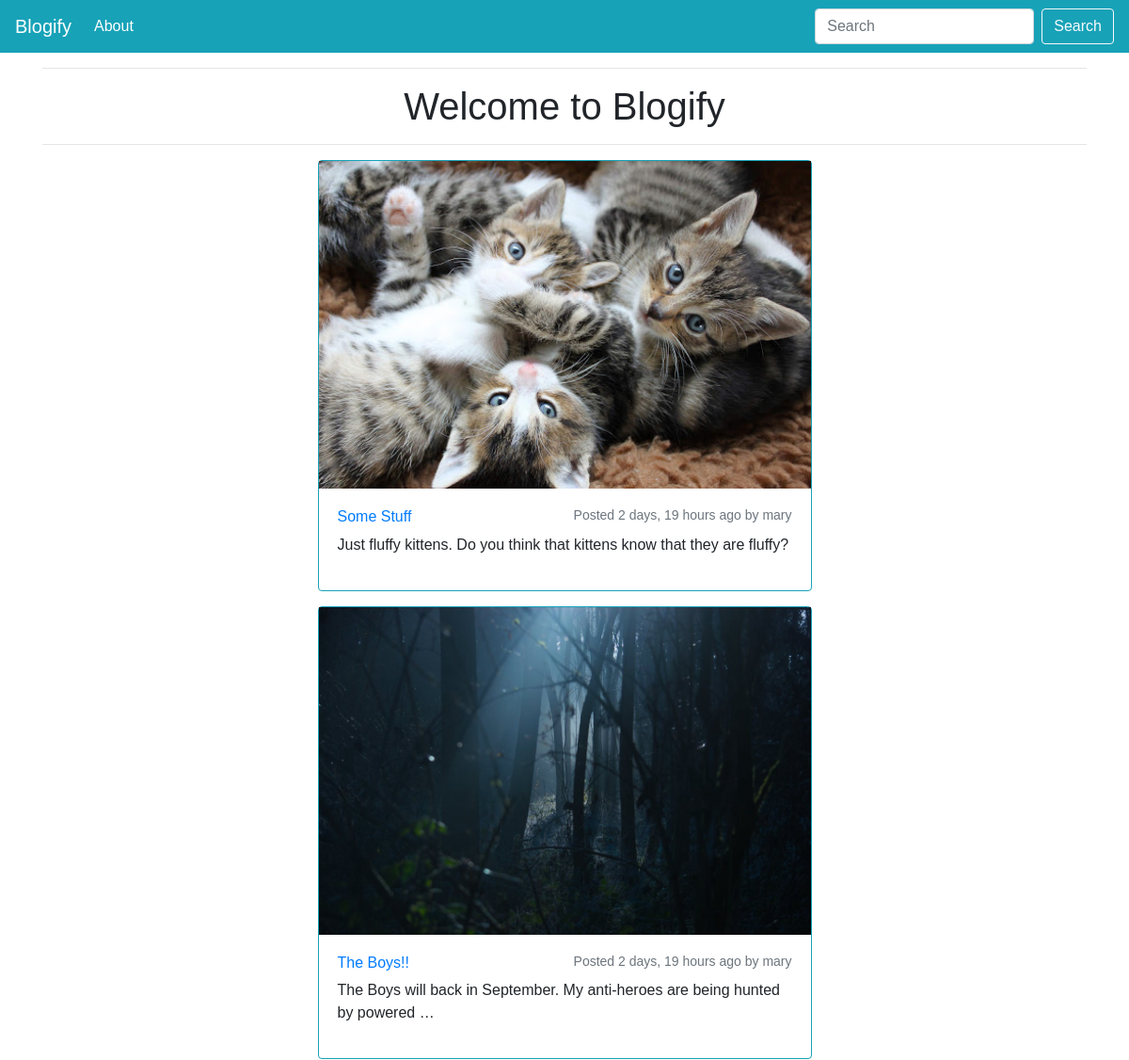
The app's page / (upper part), older data.
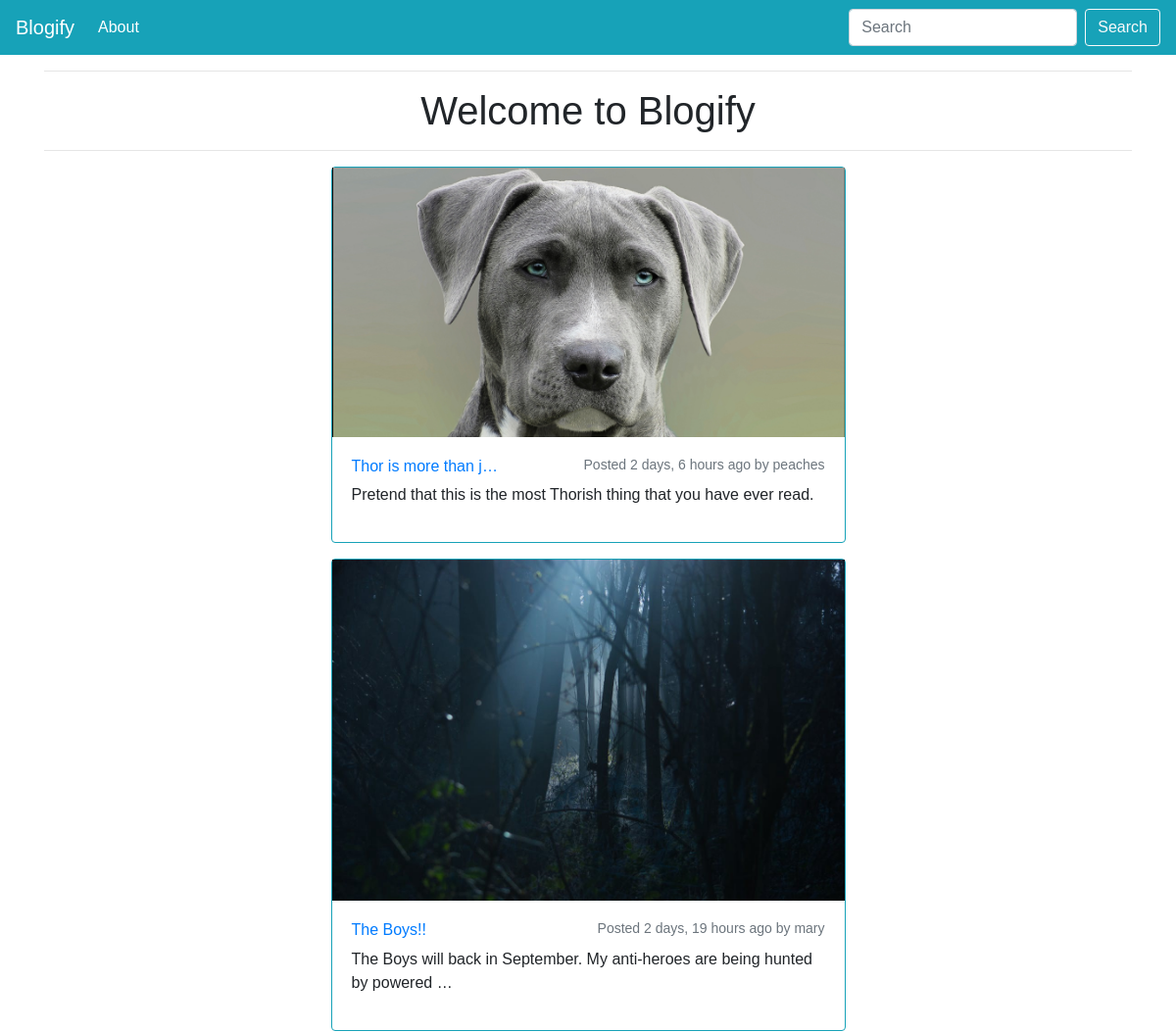
The same page, newer data.
### blog/models.py (models this page shows, shortened)
class Post(models.Model):
    user = models.ForeignKey(settings.AUTH_USER_MODEL,  on_delete=models.CASCADE, default=1)
    title = models.CharField(max_length=100)
    slug = models.SlugField(unique=True)
    content = models.TextField()
    time_stamp = models.DateTimeField(auto_now_add=True)
    updated = models.DateTimeField(auto_now=True)
    image = models.ImageField(blank=True, null=True, width_field="width_field", height_field="height_field", upload_to='images/')
    height_field = models.IntegerField(default=0)
    width_field = models.IntegerField(default=0)
    draft = models.BooleanField(default=False)
    publish = models.DateField(auto_now_add=False, auto_now=False)
    objects = PostManager()
    def get_absolute_url(self):
        return reverse("blog:details", kwargs={"slug": self.slug})

### blog/views.py (the view)
# urls.py: path('', views.posts_home, name='posts_home'),
def posts_home(request):
    posts_list = Post.objects.active().order_by('-id')
    if request.user.is_superuser or request.user.is_staff:
        posts_list = Post.objects.all().order_by('-id')
    query = request.GET.get("q")
    if query:
        posts_list = posts_list.filter(Q(title__icontains=query) | Q(content__icontains=query) | Q(user__username__icontains=query)).distinct()
    paginator = Paginator(posts_list, 5)
    page = request.GET.get('page')
    try:
        posts = paginator.page(page)
    except PageNotAnInteger:
        posts = paginator.page(1)
    context = {
        'posts':posts,
    }
    return render(request, 'blog/home.html', context)

### blog/models.py (called while the page is built)
    def active(self, *args, **kwargs):
        return super(PostManager, self).filter(draft=False)

### blog/templates/blog/home.html (shortened to what this page needs)
{% extends 'blog/base.html' %}
{% block content %}
    <div class="container">
        <hr>
        <h1 class="text-center">Welcome to Blogify</h1>
        <hr>
        <div class="col-sm-12">
            {% for post in posts %}
            <div class="row">
                <div class="col-sm-3"></div>
                <div class="col-sm-6">
                    <div class="card border-info mb-3">
                        {% if post.image %}
                        <img src="{{post.image.url}}" class="img-fluid">
                        {% endif %}
                        <div class="card-body">
                            <h6><a href="{{post.get_absolute_url}}">{{post.title|truncatechars:20}}</a><small style="float: right;" class="text-muted">Posted {{post.time_stamp|timesince}} ago by {{post.user}}</small></h6>
                            <p style="float: left; margin-top: 20px;">{{post.content|linebreaks|truncatechars:80}}</p>
                        </div>
                    </div>
                </div>
                <div class="col-sm-3"></div>
            </div>
            {% endfor %}
        </div>
    </div>
{% endblock %}

Row changes from the older to the newer data that the page shows:
no longer on this page (row edited): Post: image (picture), title "Some Stuff", time_stamp "2 days, 19 hours", user "mary", content "Just fluffy kittens. Do you think that kittens know that they are fluffy?"
added Post: image (picture), title "Thor is more than j…", time_stamp "2 days, 6 hours", user "peaches", content "Pretend that this is the most Thorish thing that you have ever read."
